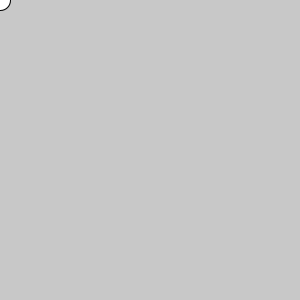
Frame 1 (no input)
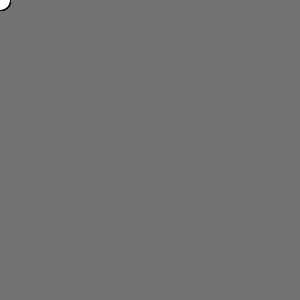
Frame 60 (the mouse pressed at the canvas centre just before this capture)
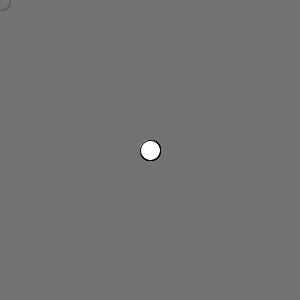
Frame 120 (the mouse held since frame 60 and released just before this capture)

The Processing sketch that drew these frames (run headless with seeded random() and noise(); from frame 60 on, the mouse is pressed at the canvas centre):

// Processing sketch: MouseBall
// ── MouseBall.pde
int x, y;

void setup() {
  size(300, 300);
  x = width/2;
  y = height/2;
}

void draw() {
//  background(0);
  noStroke();
  fill(100, 100, 100, 10);
  rect(0, 0, width, height);
  stroke(1);
  fill(255);
  x = mouseX;
  y = mouseY;
  ellipse(x, y, 20, 20);
}
